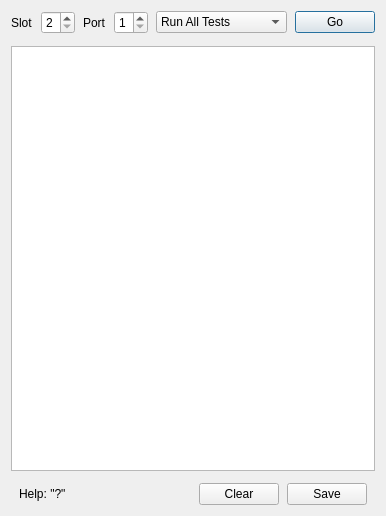
<?xml version="1.0" encoding="UTF-8"?>
<ui version="4.0">
 <class>IMBISTDlg</class>
 <widget class="QDialog" name="IMBISTDlg">
  <property name="windowModality">
   <enum>Qt::NonModal</enum>
  </property>
  <property name="geometry">
   <rect>
    <x>0</x>
    <y>0</y>
    <width>367</width>
    <height>516</height>
   </rect>
  </property>
  <property name="sizePolicy">
   <sizepolicy hsizetype="Preferred" vsizetype="MinimumExpanding">
    <horstretch>0</horstretch>
    <verstretch>0</verstretch>
   </sizepolicy>
  </property>
  <property name="minimumSize">
   <size>
    <width>0</width>
    <height>300</height>
   </size>
  </property>
  <property name="windowTitle">
   <string>Imec BIST Diagnostics</string>
  </property>
  <property name="modal">
   <bool>false</bool>
  </property>
  <layout class="QGridLayout" name="gridLayout">
   <property name="verticalSpacing">
    <number>12</number>
   </property>
   <item row="0" column="0">
    <layout class="QHBoxLayout" name="horizontalLayout">
     <property name="spacing">
      <number>8</number>
     </property>
     <item>
      <widget class="QLabel" name="label_2">
       <property name="text">
        <string>Slot</string>
       </property>
      </widget>
     </item>
     <item>
      <widget class="QSpinBox" name="slotSB">
       <property name="sizePolicy">
        <sizepolicy hsizetype="Preferred" vsizetype="Fixed">
         <horstretch>0</horstretch>
         <verstretch>0</verstretch>
        </sizepolicy>
       </property>
       <property name="minimum">
        <number>2</number>
       </property>
       <property name="maximum">
        <number>8</number>
       </property>
      </widget>
     </item>
     <item>
      <widget class="QLabel" name="label_3">
       <property name="text">
        <string>Port</string>
       </property>
      </widget>
     </item>
     <item>
      <widget class="QSpinBox" name="portSB">
       <property name="minimum">
        <number>1</number>
       </property>
       <property name="maximum">
        <number>4</number>
       </property>
      </widget>
     </item>
     <item>
      <widget class="QComboBox" name="testCB">
       <property name="sizePolicy">
        <sizepolicy hsizetype="MinimumExpanding" vsizetype="Fixed">
         <horstretch>0</horstretch>
         <verstretch>0</verstretch>
        </sizepolicy>
       </property>
       <property name="focusPolicy">
        <enum>Qt::StrongFocus</enum>
       </property>
       <item>
        <property name="text">
         <string>Run All Tests</string>
        </property>
       </item>
       <item>
        <property name="text">
         <string>BaseStation</string>
        </property>
       </item>
       <item>
        <property name="text">
         <string>Heartbeat</string>
        </property>
       </item>
       <item>
        <property name="text">
         <string>SerDes Link</string>
        </property>
       </item>
       <item>
        <property name="text">
         <string>I2C/MemMap</string>
        </property>
       </item>
       <item>
        <property name="text">
         <string>EEPROM</string>
        </property>
       </item>
       <item>
        <property name="text">
         <string>Shift Registers</string>
        </property>
       </item>
       <item>
        <property name="text">
         <string>Parallel Serial Bus</string>
        </property>
       </item>
       <item>
        <property name="text">
         <string>Signal Path</string>
        </property>
       </item>
       <item>
        <property name="text">
         <string>Noise Level</string>
        </property>
       </item>
      </widget>
     </item>
     <item>
      <widget class="QPushButton" name="goBut">
       <property name="sizePolicy">
        <sizepolicy hsizetype="Preferred" vsizetype="Fixed">
         <horstretch>0</horstretch>
         <verstretch>0</verstretch>
        </sizepolicy>
       </property>
       <property name="text">
        <string>Go</string>
       </property>
       <property name="autoDefault">
        <bool>true</bool>
       </property>
      </widget>
     </item>
    </layout>
   </item>
   <item row="1" column="0">
    <widget class="QTextEdit" name="outTE">
     <property name="focusPolicy">
      <enum>Qt::NoFocus</enum>
     </property>
     <property name="acceptDrops">
      <bool>false</bool>
     </property>
     <property name="undoRedoEnabled">
      <bool>false</bool>
     </property>
     <property name="lineWrapMode">
      <enum>QTextEdit::NoWrap</enum>
     </property>
     <property name="readOnly">
      <bool>true</bool>
     </property>
     <property name="acceptRichText">
      <bool>false</bool>
     </property>
    </widget>
   </item>
   <item row="2" column="0">
    <layout class="QHBoxLayout" name="horizontalLayout_2">
     <property name="spacing">
      <number>8</number>
     </property>
     <property name="leftMargin">
      <number>8</number>
     </property>
     <property name="rightMargin">
      <number>8</number>
     </property>
     <item>
      <widget class="QLabel" name="label">
       <property name="text">
        <string>Help: &quot;?&quot;</string>
       </property>
      </widget>
     </item>
     <item>
      <spacer name="horizontalSpacer_2">
       <property name="orientation">
        <enum>Qt::Horizontal</enum>
       </property>
       <property name="sizeType">
        <enum>QSizePolicy::MinimumExpanding</enum>
       </property>
       <property name="sizeHint" stdset="0">
        <size>
         <width>60</width>
         <height>20</height>
        </size>
       </property>
      </spacer>
     </item>
     <item>
      <widget class="QPushButton" name="clearBut">
       <property name="sizePolicy">
        <sizepolicy hsizetype="Preferred" vsizetype="Fixed">
         <horstretch>0</horstretch>
         <verstretch>0</verstretch>
        </sizepolicy>
       </property>
       <property name="text">
        <string>Clear</string>
       </property>
      </widget>
     </item>
     <item>
      <widget class="QPushButton" name="saveBut">
       <property name="sizePolicy">
        <sizepolicy hsizetype="Preferred" vsizetype="Fixed">
         <horstretch>0</horstretch>
         <verstretch>0</verstretch>
        </sizepolicy>
       </property>
       <property name="text">
        <string>Save</string>
       </property>
      </widget>
     </item>
    </layout>
   </item>
  </layout>
 </widget>
 <tabstops>
  <tabstop>slotSB</tabstop>
  <tabstop>portSB</tabstop>
  <tabstop>testCB</tabstop>
  <tabstop>goBut</tabstop>
  <tabstop>clearBut</tabstop>
  <tabstop>saveBut</tabstop>
 </tabstops>
 <resources/>
 <connections/>
</ui>
